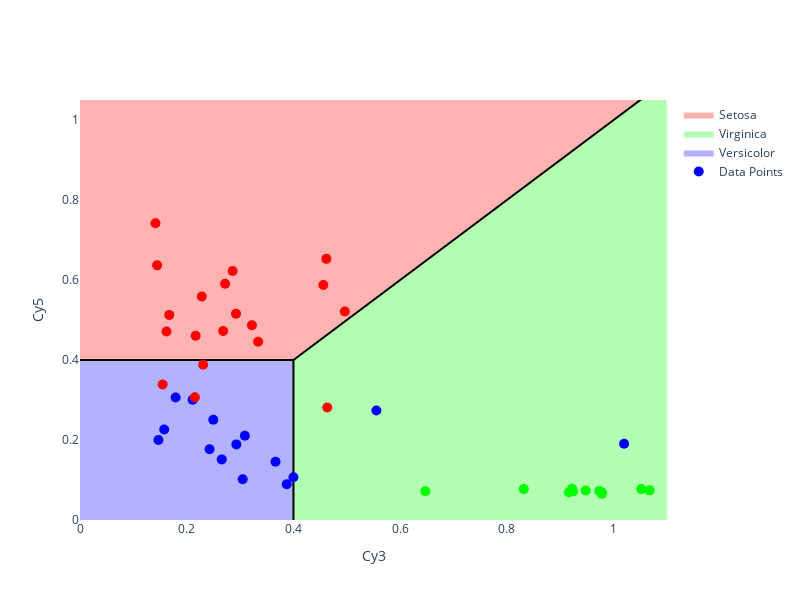

The cell this chart's notebook holds for it:
### Code cell
import plotly.graph_objects as go
import numpy as np

# Create scatter plot
scatter = go.Scatter(
    x=Cy3,
    y=Cy5,
    mode='markers',
    marker=dict(
        color=color,
        size=10,
        showscale=False
    ),
    name='Data Points'
)

# Create the line segments
line1 = go.Scatter(
    x=[0.4, 0.4],
    y=[0, 0.4],
    mode='lines',
    line=dict(color='black', width=2),
    showlegend=False
)

line2 = go.Scatter(
    x=[0, 0.4],
    y=[0.4, 0.4],
    mode='lines',
    line=dict(color='black', width=2),
    showlegend=False
)

line3 = go.Scatter(
    x=[0.4, 1.1],
    y=[0.4, 1.1],
    mode='lines',
    line=dict(color='black', width=2),
    showlegend=False
)

# Region 1: y > 0.48 and y > x (above both horizontal and diagonal)
# This region exists for x from 0 to 1.1
x1 = np.linspace(0, 1.1, 100)
# Lower boundary: the maximum of 0.48 and x (whichever is higher)
y1_lower = np.maximum(0.4, x1)
# Upper boundary: top of plot at y=1.05
y1_upper = np.full_like(x1, 1.05)

region1 = go.Scatter(
    x=np.concatenate([x1, x1[::-1]]),
    y=np.concatenate([y1_lower, y1_upper[::-1]]),
    fill='toself',
    fillcolor='rgba(255, 0, 0, 0.3)',  # Red
    line=dict(width=0),
    name='Setosa',
    showlegend=True
)

# Region 2: x > 0.48 and x > y (right of vertical and below diagonal)
# This region exists for x from 0.48 to 1.1
x2 = np.linspace(0.4, 1.1, 100)
# Lower boundary: bottom of plot at y=0
y2_lower = np.full_like(x2, 0)
# Upper boundary: the minimum of 0.48 and x (but since x>0.48, it's just the diagonal y=x)
y2_upper = x2  # Diagonal line y=x

region2 = go.Scatter(
    x=np.concatenate([x2, x2[::-1]]),
    y=np.concatenate([y2_lower, y2_upper[::-1]]),
    fill='toself',
    fillcolor='rgba(0, 255, 0, 0.3)',  # Green
    line=dict(width=0),
    name='Virginica',
    showlegend=True
)

# Region 3: x < 0.48 and y < 0.48 (bottom-left square)
# This region exists for x from 0 to 0.48
x3 = np.linspace(0, 0.4, 100)
# Lower boundary: bottom of plot at y=0
y3_lower = np.full_like(x3, 0)
# Upper boundary: horizontal line at y=0.48
y3_upper = np.full_like(x3, 0.4)

region3 = go.Scatter(
    x=np.concatenate([x3, x3[::-1]]),
    y=np.concatenate([y3_lower, y3_upper[::-1]]),
    fill='toself',
    fillcolor='rgba(0, 0, 255, 0.3)',  # Blue
    line=dict(width=0),
    name='Versicolor',
    showlegend=True
)

# Create figure
# Add regions first (background), then lines, then scatter points (foreground)
fig = go.Figure(data=[region1, region2, region3, line1, line2, line3, scatter])

# Set layout
fig.update_layout(
    xaxis=dict(
        title='Cy3',
        range=[0, 1.1]
    ),
    yaxis=dict(
        title='Cy5',
        range=[0, 1.05]
    ),
    width=800,
    height=600,
    showlegend=True,
    plot_bgcolor='white'
)

# Show the figure
fig.show()

### Figure 1 — Plotly figure (JSON) as saved in the notebook; plotly's stock layout.template omitted (floating-point values rounded to 4 significant figures; data arrays with more than 128 entries replaced by an {"elided": "..."} marker saying what was removed)
{"data": [{"fill": "toself", "fillcolor": "rgba(255, 0, 0, 0.3)", "line": {"width": 0}, "name": "Setosa", "showlegend": true, "type": "scatter", "x": {"elided": "200 float values"}, "y": {"elided": "200 float values"}}, {"fill": "toself", "fillcolor": "rgba(0, 255, 0, 0.3)", "line": {"width": 0}, "name": "Virginica", "showlegend": true, "type": "scatter", "x": {"elided": "200 float values"}, "y": {"elided": "200 float values"}}, {"fill": "toself", "fillcolor": "rgba(0, 0, 255, 0.3)", "line": {"width": 0}, "name": "Versicolor", "showlegend": true, "type": "scatter", "x": {"elided": "200 float values"}, "y": {"elided": "200 float values"}}, {"line": {"color": "black", "width": 2}, "mode": "lines", "showlegend": false, "type": "scatter", "x": [0.4, 0.4], "y": [0, 0.4]}, {"line": {"color": "black", "width": 2}, "mode": "lines", "showlegend": false, "type": "scatter", "x": [0, 0.4], "y": [0.4, 0.4]}, {"line": {"color": "black", "width": 2}, "mode": "lines", "showlegend": false, "type": "scatter", "x": [0.4, 1.1], "y": [0.4, 1.1]}, {"marker": {"color": ["rgba(0, 0, 255,1)", "rgba(255, 0, 0,1)", "rgba(0, 0, 255,1)", "rgba(255, 0, 0,1)", "rgba(255, 0, 0,1)", "rgba(0, 0, 255,1)", "rgba(0, 0, 255,1)", "rgba(255, 0, 0,1)", "rgba(255, 0, 0,1)", "rgba(0, 255, 0,1)", "rgba(0, 0, 255,1)", "rgba(0, 0, 255,1)", "rgba(255, 0, 0,1)", "rgba(0, 0, 255,1)", "rgba(0, 255, 0,1)", "rgba(0, 0, 255,1)", "rgba(0, 0, 255,1)", "rgba(0, 255, 0,1)", "rgba(0, 255, 0,1)", "rgba(255, 0, 0,1)", "rgba(255, 0, 0,1)", "rgba(0, 0, 255,1)", "rgba(0, 0, 255,1)", "rgba(0, 0, 255,1)", "rgba(255, 0, 0,1)", "rgba(0, 255, 0,1)", "rgba(255, 0, 0,1)", "rgba(255, 0, 0,1)", "rgba(0, 0, 255,1)", "rgba(255, 0, 0,1)", "rgba(255, 0, 0,1)", "rgba(255, 0, 0,1)", "rgba(255, 0, 0,1)", "rgba(0, 255, 0,1)", "rgba(0, 0, 255,1)", "rgba(0, 255, 0,1)", "rgba(255, 0, 0,1)", "rgba(0, 255, 0,1)", "rgba(0, 255, 0,1)", "rgba(255, 0, 0,1)", "rgba(0, 0, 255,1)", "rgba(255, 0, 0,1)", "rgba(0, 255, 0,1)", "rgba(255, 0, 0,1)", "rgba(0, 255, 0,1)"], "showscale": false, "size": 10}, "mode": "markers", "name": "Data Points", "type": "scatter", "x": [0.293, 0.1673, 0.211, 0.1413, 0.1621, 0.2498, 0.4, 0.3338, 0.1549, 1.067, 0.147, 0.1792, 0.2683, 1.02, 0.9241, 0.3089, 0.1578, 1.052, 0.9222, 0.2307, 0.4633, 0.3875, 0.3664, 0.2657, 0.3221, 0.9162, 0.2168, 0.286, 0.2428, 0.2152, 0.456, 0.4962, 0.2923, 0.6471, 0.5554, 0.9729, 0.2282, 0.9778, 0.9782, 0.1446, 0.3048, 0.4617, 0.8316, 0.2719, 0.9476], "y": [0.189, 0.5128, 0.3005, 0.742, 0.4712, 0.2506, 0.1069, 0.4457, 0.3387, 0.07414, 0.1999, 0.3062, 0.4725, 0.1905, 0.07172, 0.2105, 0.2262, 0.07725, 0.07809, 0.3882, 0.2813, 0.08922, 0.1456, 0.1515, 0.4867, 0.06957, 0.4606, 0.6224, 0.1771, 0.3069, 0.5873, 0.5214, 0.5156, 0.07174, 0.2739, 0.07253, 0.5589, 0.06902, 0.0657, 0.6366, 0.1018, 0.6529, 0.07724, 0.5906, 0.07374]}], "layout": {"height": 600, "plot_bgcolor": "white", "showlegend": true, "width": 800, "xaxis": {"range": [0, 1.1], "title": {"text": "Cy3"}}, "yaxis": {"range": [0, 1.05], "title": {"text": "Cy5"}}}}
